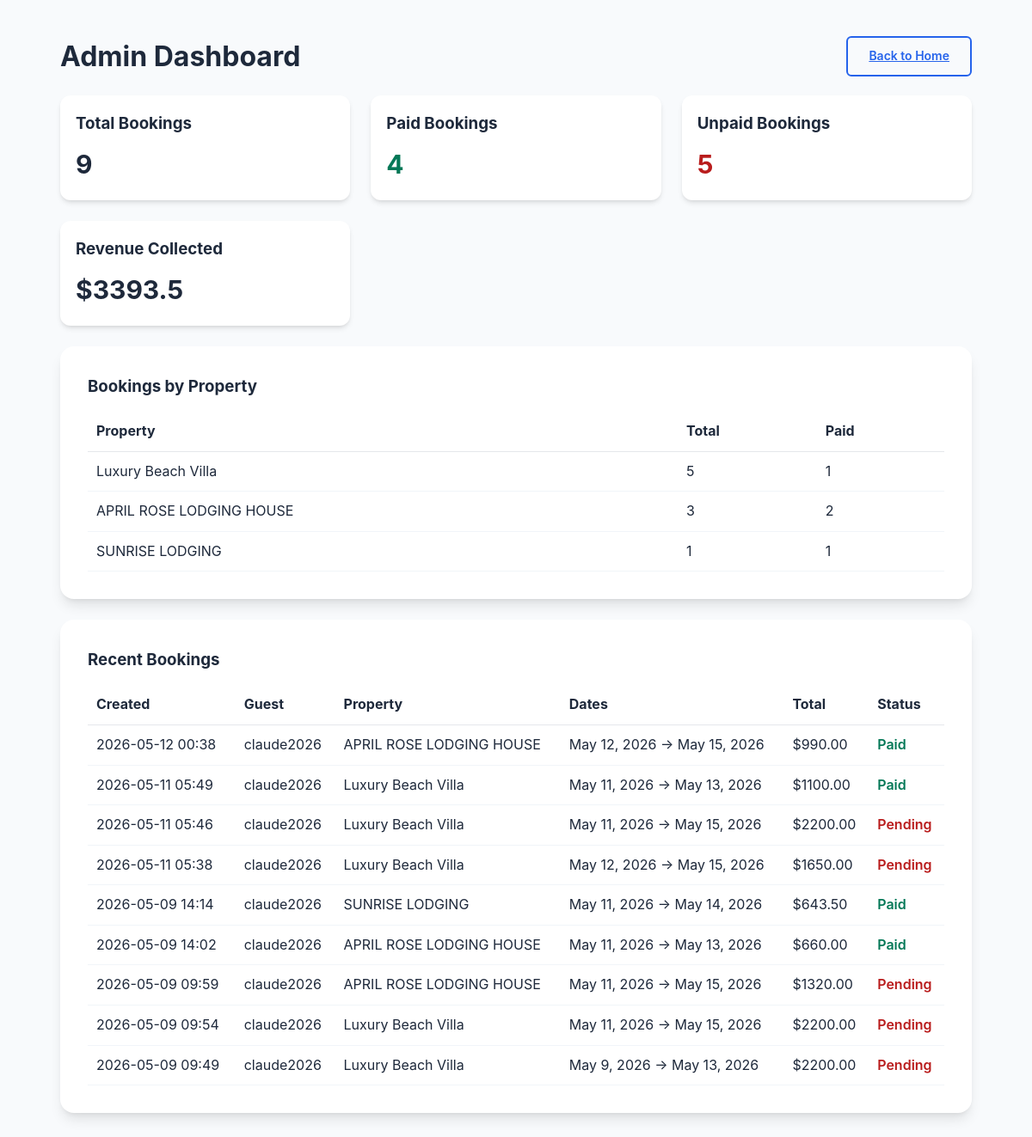
Screenshot of /admin-dashboard/ (signed in) with the database file from the repository.
### booking/models.py (models this page shows, shortened)
class Booking(models.Model):
    PROPERTY_CHOICES = [
        ("april-rose", "APRIL ROSE LODGING HOUSE"),
        ("beach-villa", "Luxury Beach Villa"),
        ("sunrise", "SUNRISE LODGING"),
        ("urban-loft", "Urban Studio Loft"),
    ]
    user = models.ForeignKey(User, on_delete=models.CASCADE, related_name="bookings")
    property_slug = models.CharField(max_length=50, choices=PROPERTY_CHOICES)
    checkin = models.DateField()
    checkout = models.DateField()
    guests = models.PositiveSmallIntegerField(default=1)
    first_name = models.CharField(max_length=100)
    last_name = models.CharField(max_length=100)
    email = models.EmailField()
    phone = models.CharField(max_length=30)
    requests = models.TextField(blank=True)
    nights = models.PositiveIntegerField(default=1)
    rate = models.DecimalField(max_digits=8, decimal_places=2, default=0)
    service_fee = models.DecimalField(max_digits=8, decimal_places=2, default=0)
    total = models.DecimalField(max_digits=10, decimal_places=2, default=0)
    is_paid = models.BooleanField(default=False)
    payment_reference = models.CharField(max_length=40, blank=True)
    created_at = models.DateTimeField(auto_now_add=True)
    class Meta:
        ordering = ["-created_at"]

### booking/views.py (the view)
# urls.py: path("admin-dashboard/", admin_dashboard, name="admin_dashboard"),
@login_required
def admin_dashboard(request):
    if not request.user.is_staff:
        messages.error(request, "You are not authorized to access the admin dashboard.")
        return redirect("home")
    bookings = Booking.objects.select_related("user")
    total_bookings = bookings.count()
    paid_bookings = bookings.filter(is_paid=True).count()
    unpaid_bookings = total_bookings - paid_bookings
    total_revenue = bookings.filter(is_paid=True).aggregate(total=Sum("total"))["total"] or Decimal("0.00")
    property_breakdown = (
        bookings.values("property_slug")
        .annotate(total=Count("id"), paid=Count("id", filter=Q(is_paid=True)))
        .order_by("-total")
    )
    property_labels = dict(Booking.PROPERTY_CHOICES)
    for row in property_breakdown:
        row["property_name"] = property_labels.get(row["property_slug"], row["property_slug"])
    recent_bookings = bookings.order_by("-created_at")[:10]
    return render(
        request,
        "booking/admin_dashboard.html",
        {
            "total_bookings": total_bookings,
            "paid_bookings": paid_bookings,
            "unpaid_bookings": unpaid_bookings,
            "total_revenue": total_revenue,
            "property_breakdown": property_breakdown,
            "recent_bookings": recent_bookings,
        },
    )

### templates/booking/admin_dashboard.html (shortened to what this page needs)
{% load static %}
<!DOCTYPE html>
<html lang="en">
<head>
    <link rel="stylesheet" href="{% static 'css/styles.css' %}">
</head>
<body>
    <section class="booking-section" style="min-height:100vh; padding:40px 0;">
        <div class="container" style="max-width:1100px; width:100%;">
            <div style="display:flex; justify-content:space-between; align-items:center; margin-bottom:20px; gap:12px; flex-wrap:wrap;">
                <h2 class="section-title" style="margin:0;">Admin Dashboard</h2>
                <a class="btn btn-outline" href="{% url 'home' %}">Back to Home</a>
            </div>
            <div class="property-grid" style="margin-bottom:24px;">
                <div class="property-card" style="padding:18px;">
                    <h3 style="margin-bottom:8px;">Total Bookings</h3>
                    <p style="font-size:30px; font-weight:700; margin:0;">{{ total_bookings }}</p>
                </div>
                <div class="property-card" style="padding:18px;">
                    <h3 style="margin-bottom:8px;">Paid Bookings</h3>
                    <p style="font-size:30px; font-weight:700; margin:0; color:#047857;">{{ paid_bookings }}</p>
                </div>
                <div class="property-card" style="padding:18px;">
                    <h3 style="margin-bottom:8px;">Unpaid Bookings</h3>
                    <p style="font-size:30px; font-weight:700; margin:0; color:#b91c1c;">{{ unpaid_bookings }}</p>
                </div>
                <div class="property-card" style="padding:18px;">
                    <h3 style="margin-bottom:8px;">Revenue Collected</h3>
                    <p style="font-size:30px; font-weight:700; margin:0;">${{ total_revenue }}</p>
                </div>
            </div>
            <div class="booking-form" style="margin-bottom:24px;">
                <h3 style="margin-bottom:14px;">Bookings by Property</h3>
                <div style="overflow-x:auto;">
                    <table style="width:100%; border-collapse:collapse;">
                        <thead>
                            <tr>
                                <th style="text-align:left; padding:10px; border-bottom:1px solid #e5e7eb;">Property</th>
                                <th style="text-align:left; padding:10px; border-bottom:1px solid #e5e7eb;">Total</th>
                                <th style="text-align:left; padding:10px; border-bottom:1px solid #e5e7eb;">Paid</th>
                            </tr>
                        </thead>
                        <tbody>
                            {% for row in property_breakdown %}
                                <tr>
                                    <td style="padding:10px; border-bottom:1px solid #f1f5f9;">{{ row.property_name }}</td>
                                    <td style="padding:10px; border-bottom:1px solid #f1f5f9;">{{ row.total }}</td>
                                    <td style="padding:10px; border-bottom:1px solid #f1f5f9;">{{ row.paid }}</td>
                                </tr>
                            {% empty %}
                                <tr>
                                    <td colspan="3" style="padding:12px;">No bookings found.</td>
                                </tr>
                            {% endfor %}
                        </tbody>
                    </table>
                </div>
            </div>
            <div class="booking-form">
                <h3 style="margin-bottom:14px;">Recent Bookings</h3>
                <div style="overflow-x:auto;">
                    <table style="width:100%; border-collapse:collapse;">
                        <thead>
                            <tr>
                                <th style="text-align:left; padding:10px; border-bottom:1px solid #e5e7eb;">Created</th>
                                <th style="text-align:left; padding:10px; border-bottom:1px solid #e5e7eb;">Guest</th>
                                <th style="text-align:left; padding:10px; border-bottom:1px solid #e5e7eb;">Property</th>
                                <th style="text-align:left; padding:10px; border-bottom:1px solid #e5e7eb;">Dates</th>
                                <th style="text-align:left; padding:10px; border-bottom:1px solid #e5e7eb;">Total</th>
                                <th style="text-align:left; padding:10px; border-bottom:1px solid #e5e7eb;">Status</th>
                            </tr>
                        </thead>
                        <tbody>
                            {% for booking in recent_bookings %}
                                <tr>
                                    <td style="padding:10px; border-bottom:1px solid #f1f5f9;">{{ booking.created_at|date:"Y-m-d H:i" }}</td>
                                    <td style="padding:10px; border-bottom:1px solid #f1f5f9;">{{ booking.user.username }}</td>
                                    <td style="padding:10px; border-bottom:1px solid #f1f5f9;">{{ booking.get_property_slug_display }}</td>
                                    <td style="padding:10px; border-bottom:1px solid #f1f5f9;">{{ booking.checkin }} → {{ booking.checkout }}</td>
                                    <td style="padding:10px; border-bottom:1px solid #f1f5f9;">${{ booking.total }}</td>
                                    <td style="padding:10px; border-bottom:1px solid #f1f5f9;">
                                        {% if booking.is_paid %}
                                            <span style="color:#047857; font-weight:600;">Paid</span>
                                        {% else %}
                                            <span style="color:#b91c1c; font-weight:600;">Pending</span>
                                        {% endif %}
                                    </td>
                                </tr>
                            {% empty %}
                                <tr>
                                    <td colspan="6" style="padding:12px;">No recent bookings available.</td>
                                </tr>
                            {% endfor %}
                        </tbody>
                    </table>
                </div>
            </div>
        </div>
    </section>
</body>
</html>

### static/css/styles.css (style rules this page uses)
:root { --primary-color: #2563eb; --primary-hover: #1d4ed8; --secondary-color: #64748b; --accent-color: #f59e0b; --success-color: #10b981; --error-color: #ef4444; --background: #f8fafc; --surface: #ffffff; --text-primary: #1e293b; --text-secondary: #64748b; --border-color: #e2e8f0; --shadow-sm: 0 1px 2px 0 rgb(0 0 0 / 0.05); --shadow-md: 0 4px 6px -1px rgb(0 0 0 / 0.1), 0 2px 4px -2px rgb(0 0 0 / 0.1); --shadow-lg: 0 10px 15px -3px rgb(0 0 0 / 0.1), 0 4px 6px -4px rgb(0 0 0 / 0.1); --radius-sm: 6px; --radius-md: 12px; --radius-lg: 16px; --font-family: 'Inter', -apple-system, BlinkMacSystemFont, 'Segoe UI', sans-serif; }
* { margin: 0; padding: 0; box-sizing: border-box; }
html { scroll-behavior: smooth; }
body { font-family: var(--font-family); background-color: var(--background); color: var(--text-primary); line-height: 1.6; }
.container { max-width: 1200px; margin: 0 auto; padding: 0 20px; }
.btn { padding: 10px 24px; border-radius: var(--radius-sm); font-weight: 600; font-size: 14px; cursor: pointer; transition: all 0.3s; border: none; font-family: var(--font-family); }
.btn-outline { background: transparent; color: var(--primary-color); border: 2px solid var(--primary-color); }
.section-title { font-size: 32px; font-weight: 700; text-align: center; margin-bottom: 8px; }
.property-grid { display: grid; grid-template-columns: repeat(auto-fill, minmax(280px, 1fr)); gap: 24px; }
.property-card { background: var(--surface); border-radius: var(--radius-md); overflow: hidden; box-shadow: var(--shadow-md); transition: transform 0.3s, box-shadow 0.3s; }
.booking-section { padding: 80px 20px; background: var(--background); }
.booking-form { background: var(--surface); padding: 32px; border-radius: var(--radius-lg); box-shadow: var(--shadow-lg); }

### rows the page displays
Booking: created_at "2026-05-12 00:38", user.username "claude2026", property_slug "APRIL ROSE LODGING HOUSE", checkin "May 12, 2026", checkout "May 15, 2026", total "990.00", is_paid "Paid"
Booking: created_at "2026-05-11 05:49", user.username "claude2026", property_slug "Luxury Beach Villa", checkin "May 11, 2026", checkout "May 13, 2026", total "1100.00", is_paid "Paid"
Booking: created_at "2026-05-11 05:46", user.username "claude2026", property_slug "Luxury Beach Villa", checkin "May 11, 2026", checkout "May 15, 2026", total "2200.00", is_paid "Pending"
Booking: created_at "2026-05-11 05:38", user.username "claude2026", property_slug "Luxury Beach Villa", checkin "May 12, 2026", checkout "May 15, 2026", total "1650.00", is_paid "Pending"
Booking: created_at "2026-05-09 14:14", user.username "claude2026", property_slug "SUNRISE LODGING", checkin "May 11, 2026", checkout "May 14, 2026", total "643.50", is_paid "Paid"
Booking: created_at "2026-05-09 14:02", user.username "claude2026", property_slug "APRIL ROSE LODGING HOUSE", checkin "May 11, 2026", checkout "May 13, 2026", total "660.00", is_paid "Paid"
Booking: created_at "2026-05-09 09:59", user.username "claude2026", property_slug "APRIL ROSE LODGING HOUSE", checkin "May 11, 2026", checkout "May 15, 2026", total "1320.00", is_paid "Pending"
Booking: created_at "2026-05-09 09:54", user.username "claude2026", property_slug "Luxury Beach Villa", checkin "May 11, 2026", checkout "May 15, 2026", total "2200.00", is_paid "Pending"
Booking: created_at "2026-05-09 09:49", user.username "claude2026", property_slug "Luxury Beach Villa", checkin "May 9, 2026", checkout "May 13, 2026", total "2200.00", is_paid "Pending"

### other values shown
{{ total_bookings }} "9"
{{ paid_bookings }} "4"
{{ unpaid_bookings }} "5"
{{ total_revenue }} "3393.5"
{{ row.property_name }} "Luxury Beach Villa" "APRIL ROSE LODGING HOUSE" "SUNRISE LODGING"
{{ row.total }} "5" "3" "1"
{{ row.paid }} "1" "2" "1"
